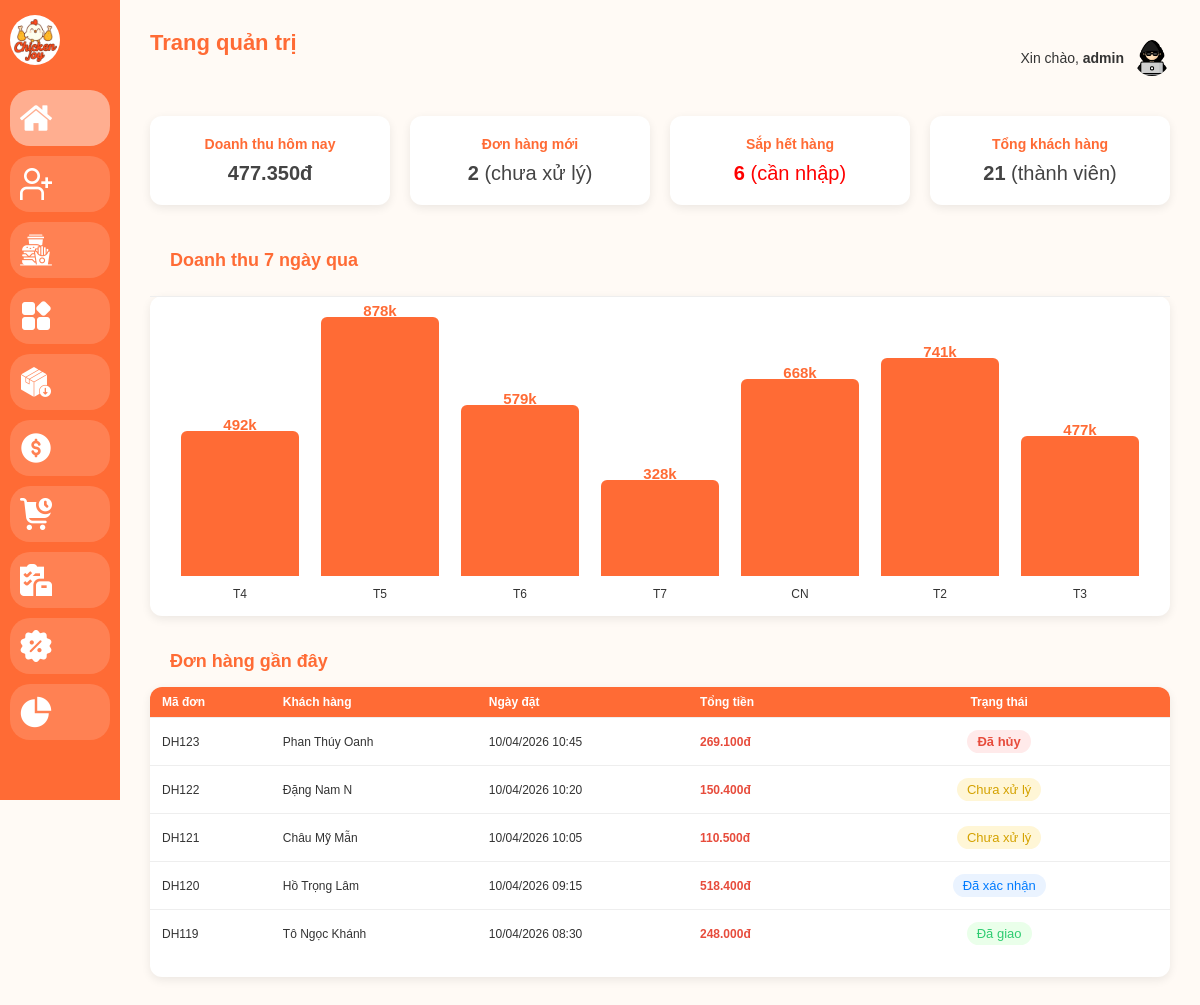
Page /admin/dashboard.php (signed in) on the committed database.
### tables this page shows
CREATE TABLE `orders` (
  `id` INT PRIMARY KEY AUTO_INCREMENT,
  `user_id` INT NOT NULL,
  `receiver_name` VARCHAR(255) NOT NULL, 
  `total_price` DECIMAL(15, 2) NOT NULL,
  `discount_amount` DECIMAL(15, 2) DEFAULT 0.00,
  `promo_code` VARCHAR(50) DEFAULT NULL,
  `order_date` DATETIME DEFAULT CURRENT_TIMESTAMP,
  `status` ENUM('pending','confirmed','delivered','cancelled') DEFAULT 'pending',
  `payment_method` ENUM('cod', 'banking', 'online') DEFAULT 'cod',
  `address` TEXT NOT NULL,                
  `ward` VARCHAR(255) DEFAULT NULL,
  `phone` VARCHAR(20) NOT NULL,           
  `order_note` TEXT,                      
  FOREIGN KEY (`user_id`) REFERENCES `users`(`id`),
  FOREIGN KEY (`promo_code`) REFERENCES `promotions`(`code`) ON UPDATE CASCADE ON DELETE SET NULL  
);

### admin/dashboard.php (the view, shortened to what this page needs)
<?php
require_once '../config/database.php';
$admin_name = isset($_SESSION['admin_name']) ? $_SESSION['admin_name'] : 'Quản trị viên';
$today = date('Y-m-d');
$sql_doanh_thu = "SELECT SUM(total_price) as tong_tien FROM orders WHERE DATE(order_date) = '$today' AND status = 'delivered'";
$res_doanh_thu = $conn->query($sql_doanh_thu);
$doanh_thu = $res_doanh_thu->fetch_assoc()['tong_tien'] ?? 0;
$sql_don_hang = "SELECT COUNT(*) as so_don FROM orders WHERE status = 'pending'";
$res_don_hang = $conn->query($sql_don_hang);
$don_moi = $res_don_hang->fetch_assoc()['so_don'] ?? 0;
$sql_ton_kho = "SELECT COUNT(*) as sap_het FROM products WHERE stock < 10 AND status = 'active'";
$res_ton_kho = $conn->query($sql_ton_kho);
$sap_het = $res_ton_kho->fetch_assoc()['sap_het'] ?? 0;
$sql_khach = "SELECT COUNT(*) as so_khach FROM users WHERE role = 'user'";
$res_khach = $conn->query($sql_khach);
$khach_hang = $res_khach->fetch_assoc()['so_khach'] ?? 0;
$sql_recent_orders = "SELECT * FROM orders ORDER BY id DESC LIMIT 5";
$result_recent_orders = $conn->query($sql_recent_orders);
$revenue_7_days = [];
$max_revenue = 0;
for ($i = 6; $i >= 0; $i--) {
    $date = date('Y-m-d', strtotime("-$i days"));
    $day_of_week = date('N', strtotime("-$i days"));
    $labels = [1 => 'T2', 2 => 'T3', 3 => 'T4', 4 => 'T5', 5 => 'T6', 6 => 'T7', 7 => 'CN'];
    $label = $labels[$day_of_week];
    $revenue_7_days[$date] = ['label' => $label, 'total' => 0];
}
$start_date = date('Y-m-d', strtotime("-6 days"));
$end_date = date('Y-m-d');
$sql_chart = "SELECT DATE(order_date) as order_day, SUM(total_price) as daily_total
              FROM orders
              WHERE DATE(order_date) BETWEEN '$start_date' AND '$end_date'
              AND status = 'delivered'
              GROUP BY DATE(order_date)";
$res_chart = $conn->query($sql_chart);
if ($res_chart && $res_chart->num_rows > 0) {
    while($row = $res_chart->fetch_assoc()) {
        $day = $row['order_day'];
        if (isset($revenue_7_days[$day])) {
            $revenue_7_days[$day]['total'] = $row['daily_total'];
            if ($row['daily_total'] > $max_revenue) {
                $max_revenue = $row['daily_total'];
            }
        }
    }
}
?>
<!DOCTYPE html>
<html lang="vi">
<head>
 <link rel="stylesheet" href="../assets/css/admin.css" />
</head>
<body class="admin-body">
  <?php include 'layout/sidebar.php'; ?>
  <main class="main-content">
  <header class="main-header">
   <h1>Trang quản trị</h1>
   <div class="user-section">
    <span>Xin chào, <strong><?php echo htmlspecialchars($admin_name); ?></strong></span>
    <button class="user-btn">
     <img src="../assets/images/icons/profile.png" alt="User Icon">
    </button>
   </div>
  </header>
  <section class="dashboard">
   <div class="card">
    <h3>Doanh thu hôm nay</h3>
    <p style="font-size: 20px;"><strong><?php echo number_format($doanh_thu, 0, ',', '.'); ?>đ</strong></p>
   </div>
   <div class="card">
    <h3>Đơn hàng mới</h3>
    <p style="font-size: 20px;"><strong><?php echo $don_moi; ?></strong> (chưa xử lý)</p>
   </div>
   <div class="card">
    <h3>Sắp hết hàng</h3>
    <p style="font-size: 20px; color: red;"><strong><?php echo $sap_het; ?></strong> (cần nhập)</p>
   </div>
   <div class="card">
    <h3>Tổng khách hàng</h3>
    <p style="font-size: 20px;"><strong><?php echo $khach_hang; ?></strong> (thành viên)</p>
   </div>
  </section>
  <h2 class="section-title">Doanh thu 7 ngày qua</h2>
  <section class="table-section" style="margin-top: 25px; margin-bottom: 15px;">
      <div class="chart-container">
        <?php foreach ($revenue_7_days as $date => $data):
            $height_percent = ($max_revenue > 0) ? round(($data['total'] / $max_revenue) * 100) : 0;
            $display_height = $height_percent > 0 ? $height_percent : 2;
            $val = $data['total'];
            if ($val >= 1000000) {
                $display_val = round($val / 1000000, 1) . 'tr';
            } elseif ($val >= 1000) {
                $display_val = round($val / 1000) . 'k';
            } else {
                $display_val = '0đ';
            }
        ?>
            <div class="chart-bar" style="height: <?php echo $display_height; ?>%;" title="<?php echo date('d/m/Y', strtotime($date)); ?>: <?php echo number_format($val, 0, ',', '.'); ?>đ">
                <span class="chart-value"><?php echo $display_val; ?></span>
                <span class="chart-label"><?php echo $data['label']; ?></span>
            </div>
        <?php endforeach; ?>
      </div>
  </section>
  <h2 class="section-title">Đơn hàng gần đây</h2>
  <section class="table-section">
      <table class="data-table">
        <thead>
          <tr>
            <th>Mã đơn</th>
            <th>Khách hàng</th>
            <th>Ngày đặt</th>
            <th>Tổng tiền</th>
            <th>Trạng thái</th>
          </tr>
        </thead>
        <tbody>
          <?php
          if ($result_recent_orders && $result_recent_orders->num_rows > 0) {
              while($row = $result_recent_orders->fetch_assoc()) {
                  $status_class = '';
                  $status_text = '';
                  switch($row['status']) {
                      case 'pending': $status_class = 'pending'; $status_text = 'Chưa xử lý'; break;
                      case 'confirmed': $status_class = 'confirmed'; $status_text = 'Đã xác nhận'; break;
                      case 'delivered': $status_class = 'delivered'; $status_text = 'Đã giao'; break;
                      case 'cancelled': $status_class = 'cancelled'; $status_text = 'Đã hủy'; break;
                  }
                  echo "<tr>";
                    echo "<td>DH" . str_pad($row['id'], 3, '0', STR_PAD_LEFT) . "</td>";
                    echo "<td>" . htmlspecialchars($row['receiver_name']) . "</td>";
                    echo "<td>" . date('d/m/Y H:i', strtotime($row['order_date'])) . "</td>";
                    echo "<td><strong style='color:#e74c3c;'>" . number_format($row['total_price'], 0, ',', '.') . "đ</strong></td>";
                    echo "<td><span class='status " . $status_class . "'>" . $status_text . "</span></td>";
                  echo "</tr>";
              }
          } else {
              echo "<tr><td colspan='5' style='text-align: center;'>Chưa có đơn hàng nào!</td></tr>";
          }
          ?>
        </tbody>
      </table>
  </section>
 </main>
</body>
</html>

### assets/css/admin.css (style rules this page uses)
:root { --main-color: #ff6b35; }
* { box-sizing: border-box; margin: 0; padding: 0; font-family: "Poppins", sans-serif; }
body.admin-body { display: flex; align-items: stretch; min-height: 100vh; background: #fffaf5;; color: #333; font-size: 13px; }
.main-content { flex: 1; margin-left: 120px; padding: 30px; transition: margin-left 0.3s ease; overflow-y: auto; overflow-x: auto; min-height: 100vh; background: #fffaf5; }
.main-header { display: flex; justify-content: space-between; align-items: center; margin-bottom: 30px; min-width: 1000px; }
.main-header h1 { font-size: 22px; color: var(--main-color); white-space: nowrap; }
.dashboard { display: grid; grid-template-columns: repeat(auto-fit, minmax(220px, 1fr)); gap: 20px; min-width: 1000px; margin-bottom: 25px; }
.card { background: #fff; border-radius: 12px; padding: 20px; box-shadow: 0 3px 10px rgba(0,0,0,0.08); text-align: center; }
.card h3 { color: var(--main-color); margin-bottom: 10px; }
.card p { font-size: 14px; color: #444; }
.table-section { background: #fff; border-radius: 12px; box-shadow: 0 3px 10px rgba(0,0,0,0.08); padding: 0 0 20px 0; max-width: 1200px; margin: 0 auto 25px auto; -webkit-overflow-scrolling: touch; min-width: 1000px; }
.data-table { width: 100%; min-width: 1000px; font-size: 13px; border-collapse: separate; border-spacing: 0; }
.data-table th { background: var(--main-color); color: #fff; padding: 8px 12px; text-align: left; border-bottom: 1px solid #eee; }
.data-table td { padding: 12px; border-bottom: 1px solid #eee; text-align: left; vertical-align: middle; }
.data-table th:first-child { border-top-left-radius: 12px; }
.data-table th:last-child { border-top-right-radius: 12px; }
.data-table tr:last-child td:first-child { border-bottom-left-radius: 12px; }
.data-table tr:last-child td:last-child { border-bottom-right-radius: 12px; }
.data-table tr:last-child td { border-bottom: none; }
.data-table th:last-child, .data-table td:last-child { min-width: 190px; vertical-align: middle; text-align: center; }
.status { display: inline-flex; align-items: center; gap: 6px; font-weight: 500; border-radius: 20px; padding: 4px 10px; font-size: 13px; }
.status.pending { background: #fff6d6; color: #d4a200; }
.status.confirmed { background: #eaf3ff; color: #007bff; }
.status.delivered { background: #eaffea; color: #2ecc71; }
.status.cancelled, .status.inactive { background: #ffeaea; color: #e74c3c; font-weight: 600; }
.user-section { position: relative; display: flex; align-items: center; gap: 10px; font-size: 14px; color: #333; }
.user-btn { background: none; border: none; cursor: pointer; padding: 0; display: flex; align-items: center; }
.user-btn img { width: 36px; height: 36px; border-radius: 50%; transition: transform 0.2s ease; }
@media (max-width: 1200px) { body.admin-body, .data-table { font-size: 12px; } }
.section-title { font-size: 18px; color: var(--main-color); padding: 20px 20px 0 20px; margin-bottom: 15px; }
.chart-container { display: flex; justify-content: space-around; align-items: flex-end; height: 300px; padding: 20px; border-top: 1px solid #eee; }
.chart-bar { width: 12%; background-color: var(--main-color); border-radius: 6px 6px 0 0; position: relative; animation: rise 1s ease-out; }
.chart-label { position: absolute; bottom: -25px; left: 0; right: 0; text-align: center; font-size: 12px; font-weight: 500; }
.chart-value { position: absolute; top: -15px; left: 0; right: 0; text-align: center; font-size: 15px; font-weight: 600; color: var(--main-color); }
h1 { color: #ff6f3c; text-align: center; margin-bottom: 30px; }

### rows in the picture
orders: id "123", receiver_name "Phan Thúy Oanh", order_date "10/04/2026 10:45", total_price "269.100", status "Đã hủy"
orders: id "122", receiver_name "Đặng Nam N", order_date "10/04/2026 10:20", total_price "150.400", status "Chưa xử lý"
orders: id "121", receiver_name "Châu Mỹ Mẫn", order_date "10/04/2026 10:05", total_price "110.500", status "Chưa xử lý"
orders: id "120", receiver_name "Hồ Trọng Lâm", order_date "10/04/2026 09:15", total_price "518.400", status "Đã xác nhận"
orders: id "119", receiver_name "Tô Ngọc Khánh", order_date "10/04/2026 08:30", total_price "248.000", status "Đã giao"

### other values in the picture
$admin_name "admin"
$doanh_thu "477.350"
$don_moi "2"
$sap_het "6"
$khach_hang "21"
$display_val "492k"
$data['label'] "T4"
$display_val "878k"
$data['label'] "T5"
$display_val "579k"
$data['label'] "T6"
$display_val "328k"
$data['label'] "T7"
$display_val "668k"
$data['label'] "CN"
